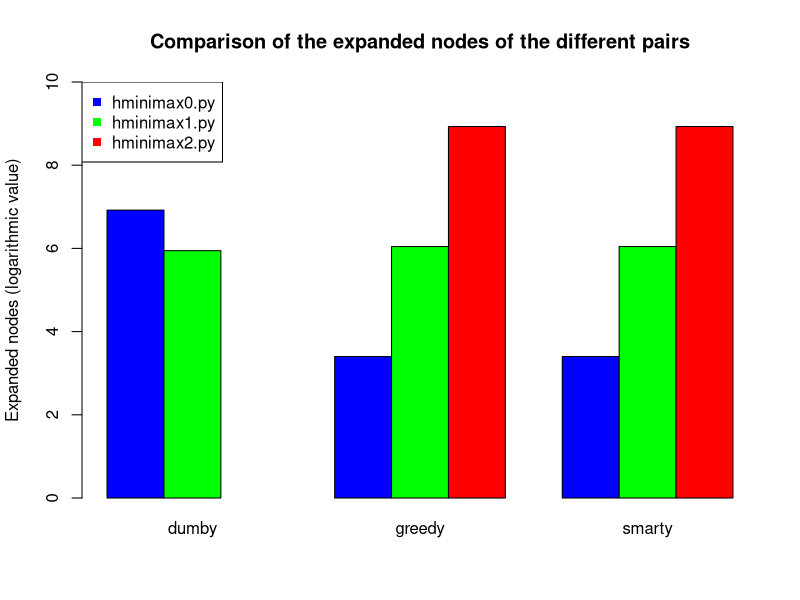

Source code (R):
dumby_node <- c(log(1013), log(382), Inf)
greedy_node <- c(log(30), log(422), log(7553))
smarty_node <- c(log(30), log(422), log(7553))

colors <- c("blue", "green", "red", "blue", "green", "red", "blue", "green", "red")

barplot(cbind(dumby_node, greedy_node, smarty_node), beside = TRUE, names.arg = c("dumby", "greedy", "smarty"), col = colors, ylim = c(0,10), main = "Comparison of the expanded nodes of the different pairs", ylab = "Expanded nodes (logarithmic value)")
legend("topleft", legend = c("hminimax0.py", "hminimax1.py", "hminimax2.py"), col=c("blue", "green", "red"), pch = c(15,15))

